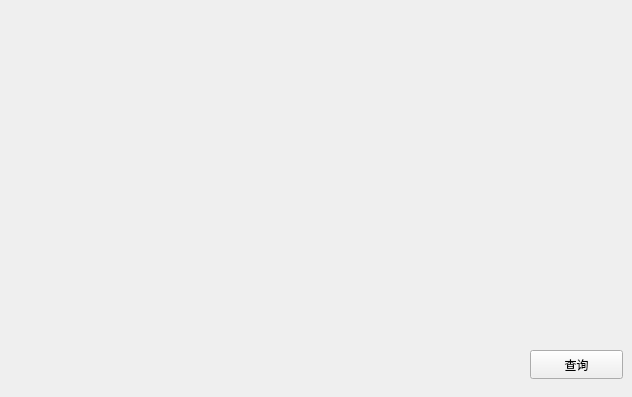
<?xml version="1.0" encoding="UTF-8"?>
<ui version="4.0">
 <class>Widget</class>
 <widget class="QWidget" name="Widget">
  <property name="geometry">
   <rect>
    <x>0</x>
    <y>0</y>
    <width>632</width>
    <height>397</height>
   </rect>
  </property>
  <property name="windowTitle">
   <string>QSqlQuery 的使用</string>
  </property>
  <widget class="QPushButton" name="btnSelect">
   <property name="geometry">
    <rect>
     <x>530</x>
     <y>350</y>
     <width>93</width>
     <height>29</height>
    </rect>
   </property>
   <property name="text">
    <string>查询</string>
   </property>
  </widget>
 </widget>
 <resources/>
 <connections/>
</ui>
